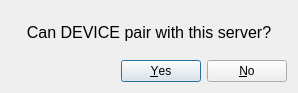
<?xml version="1.0" encoding="UTF-8"?>
<ui version="4.0">
 <class>AskToPairDialog</class>
 <widget class="QDialog" name="AskToPairDialog">
  <property name="geometry">
   <rect>
    <x>0</x>
    <y>0</y>
    <width>298</width>
    <height>93</height>
   </rect>
  </property>
  <property name="windowTitle">
   <string>Dialog</string>
  </property>
  <layout class="QVBoxLayout" name="verticalLayout_2">
   <item>
    <layout class="QVBoxLayout" name="verticalLayout">
     <item>
      <widget class="QLabel" name="lbl_AskToPair">
       <property name="font">
        <font>
         <pointsize>12</pointsize>
        </font>
       </property>
       <property name="text">
        <string>Can DEVICE pair with this server?</string>
       </property>
       <property name="alignment">
        <set>Qt::AlignCenter</set>
       </property>
       <property name="wordWrap">
        <bool>true</bool>
       </property>
      </widget>
     </item>
    </layout>
   </item>
   <item>
    <widget class="QDialogButtonBox" name="buttonBox">
     <property name="orientation">
      <enum>Qt::Horizontal</enum>
     </property>
     <property name="standardButtons">
      <set>QDialogButtonBox::No|QDialogButtonBox::Yes</set>
     </property>
    </widget>
   </item>
  </layout>
 </widget>
 <resources/>
 <connections>
  <connection>
   <sender>buttonBox</sender>
   <signal>rejected()</signal>
   <receiver>AskToPairDialog</receiver>
   <slot>reject()</slot>
   <hints>
    <hint type="sourcelabel">
     <x>316</x>
     <y>260</y>
    </hint>
    <hint type="destinationlabel">
     <x>286</x>
     <y>274</y>
    </hint>
   </hints>
  </connection>
  <connection>
   <sender>buttonBox</sender>
   <signal>accepted()</signal>
   <receiver>AskToPairDialog</receiver>
   <slot>accept()</slot>
   <hints>
    <hint type="sourcelabel">
     <x>248</x>
     <y>254</y>
    </hint>
    <hint type="destinationlabel">
     <x>157</x>
     <y>274</y>
    </hint>
   </hints>
  </connection>
 </connections>
</ui>
